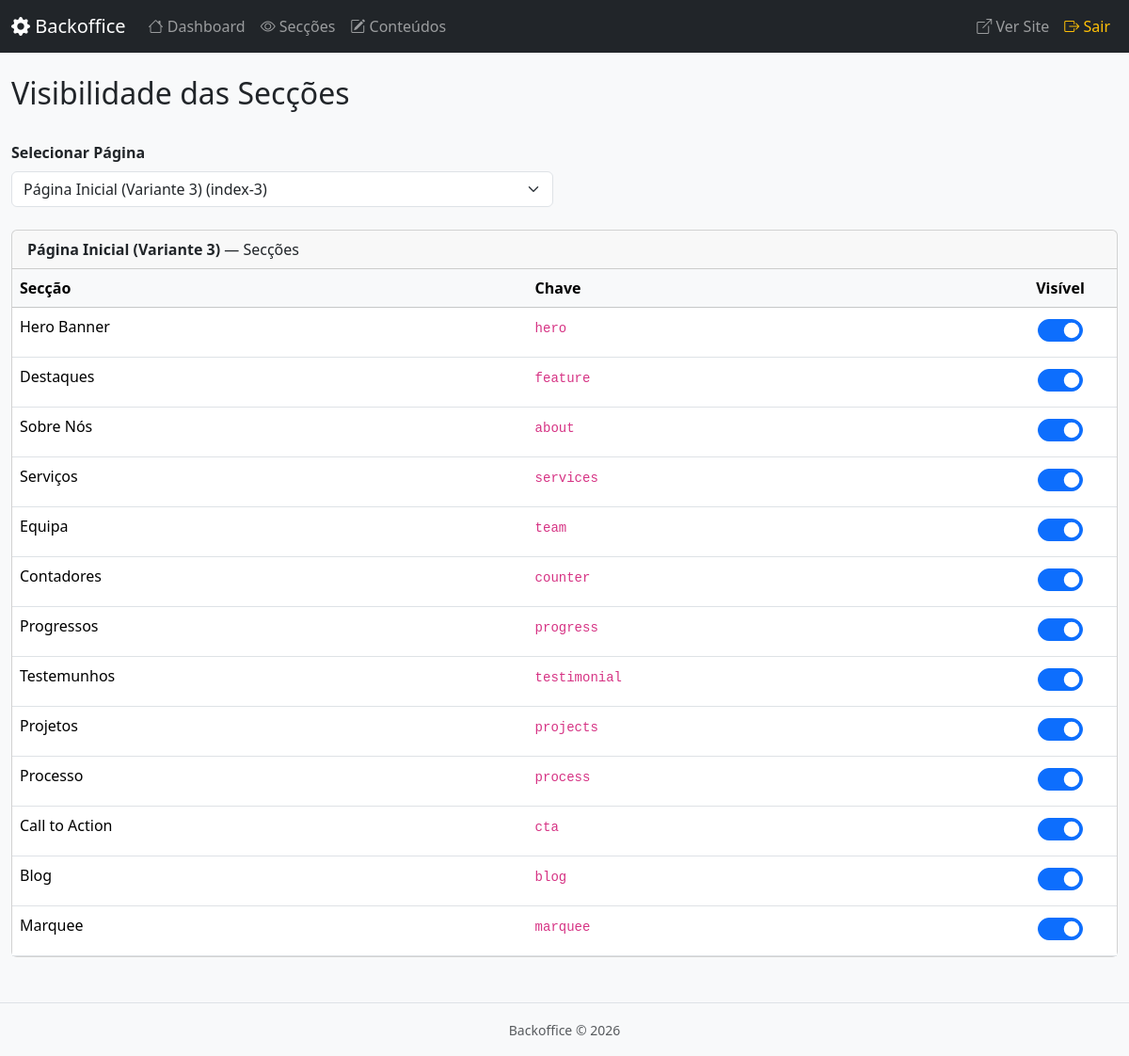
Screenshot of /admin/sections.php?page=index-3 (signed in) with the database file from the repository.
### tables this page shows
CREATE TABLE IF NOT EXISTS sections (
    id INT AUTO_INCREMENT PRIMARY KEY,
    page VARCHAR(255) NOT NULL,
    section_key VARCHAR(255) NOT NULL,
    section_label VARCHAR(255) NOT NULL,
    visible TINYINT DEFAULT 1,
    sort_order INT DEFAULT 0,
    UNIQUE KEY page_section (page, section_key)
);

### includes/functions.php (called while the page is built, shortened)
<?php
function get_page_sections($page) {
    $db = getDB();
    $stmt = $db->prepare('SELECT * FROM sections WHERE page = :page ORDER BY sort_order ASC');
    $stmt->bindValue(':page', $page, PDO::PARAM_STR);
    $stmt->execute();
    return $stmt->fetchAll(PDO::FETCH_ASSOC);
}
function get_all_pages() {
    $db = getDB();
    $result = $db->query('SELECT DISTINCT page FROM sections ORDER BY page ASC');
    return $result->fetchAll(PDO::FETCH_COLUMN);
}
function page_label($page) {
    $labels = [
        'index'             => 'Página Inicial (Variante 1)',
        'index-2'           => 'Página Inicial (Variante 2)',
        'index-3'           => 'Página Inicial (Variante 3)',
        'about'             => 'Sobre Nós',
        'services'          => 'Serviços',
        'service-details'   => 'Detalhes do Serviço',
        'portfolios'        => 'Portfólio',
        'portfolio-details' => 'Detalhes do Portfólio',
        'blog-standard'     => 'Blog',
        'blog-details'      => 'Detalhes do Blog',
        'team'              => 'Equipa',
        'pricing'           => 'Preços',
        'faq'               => 'FAQ',
        'contact'           => 'Contacto',
        'error'             => 'Página de Erro',
        'global'            => 'Global (Header/Footer)',
    ];
    return isset($labels[$page]) ? $labels[$page] : ucfirst(str_replace('-', ' ', $page));
}

### admin/sections.php (the view, shortened to what this page needs)
<?php
require_once __DIR__ . '/../includes/functions.php';
$selectedPage = isset($_GET['page']) ? $_GET['page'] : null;
$pages = get_all_pages();
$sections = [];
if ($selectedPage) {
    $sections = get_page_sections($selectedPage);
}
include __DIR__ . '/includes/header.php';
?>
<div class="d-flex justify-content-between align-items-center mb-4">
    <h2>Visibilidade das Secções</h2>
</div>
<div class="row mb-4">
    <div class="col-md-6">
        <label class="form-label fw-bold">Selecionar Página</label>
        <select id="pageSelector" class="form-select" onchange="window.location='sections.php?page='+this.value">
            <?php foreach ($pages as $p): ?>
            <option value="<?= htmlspecialchars($p, ENT_QUOTES, 'UTF-8') ?>" <?= $selectedPage === $p ? 'selected' : '' ?>>
                <?= htmlspecialchars(page_label($p), ENT_QUOTES, 'UTF-8') ?> (<?= htmlspecialchars($p, ENT_QUOTES, 'UTF-8') ?>)
            </option>
            <?php endforeach; ?>
        </select>
    </div>
</div>
<?php if ($selectedPage && !empty($sections)): ?>
<div class="card">
    <div class="card-header">
        <strong><?= htmlspecialchars(page_label($selectedPage), ENT_QUOTES, 'UTF-8') ?></strong> — Secções
    </div>
    <div class="card-body p-0">
        <table class="table table-hover mb-0">
            <thead class="table-light">
                <tr>
                    <th>Secção</th>
                    <th>Chave</th>
                    <th class="text-center" style="width:120px">Visível</th>
                </tr>
            </thead>
            <tbody>
                <?php foreach ($sections as $sec): ?>
                <tr>
                    <td><?= htmlspecialchars($sec['section_label'], ENT_QUOTES, 'UTF-8') ?></td>
                    <td><code><?= htmlspecialchars($sec['section_key'], ENT_QUOTES, 'UTF-8') ?></code></td>
                    <td class="text-center section-toggle">
                        <div class="form-check form-switch d-inline-block">
                            <input class="form-check-input" type="checkbox" role="switch"
                                   data-section-id="<?= (int)$sec['id'] ?>"
                                   <?= $sec['visible'] ? 'checked' : '' ?>
                                   onchange="toggleSection(this, <?= (int)$sec['id'] ?>)">
                        </div>
                    </td>
                </tr>
                <?php endforeach; ?>
            </tbody>
        </table>
    </div>
</div>
<?php elseif ($selectedPage): ?>
<div class="alert alert-info">Nenhuma secção encontrada para esta página.</div>
<?php endif; ?>
<?php
include __DIR__ . '/includes/footer.php';
?>

### admin/assets/admin.css (style rules this page uses)
body { background-color: #f8f9fa; }
.section-toggle .form-check-input { width: 3em; height: 1.5em; }

### rows the page displays
sections: section_label "Hero Banner", section_key "hero", visible "☑"
sections: section_label "Destaques", section_key "feature", visible "☑"
sections: section_label "Sobre Nós", section_key "about", visible "☑"
sections: section_label "Serviços", section_key "services", visible "☑"
sections: section_label "Equipa", section_key "team", visible "☑"
sections: section_label "Contadores", section_key "counter", visible "☑"
sections: section_label "Progressos", section_key "progress", visible "☑"
sections: section_label "Testemunhos", section_key "testimonial", visible "☑"
sections: section_label "Projetos", section_key "projects", visible "☑"
sections: section_label "Processo", section_key "process", visible "☑"
sections: section_label "Call to Action", section_key "cta", visible "☑"
sections: section_label "Blog", section_key "blog", visible "☑"
sections: section_label "Marquee", section_key "marquee", visible "☑"

### other values shown
page_label($selectedPage) "Página Inicial (Variante 3)"
form field value "Página Inicial (Variante 3) (index-3)"
